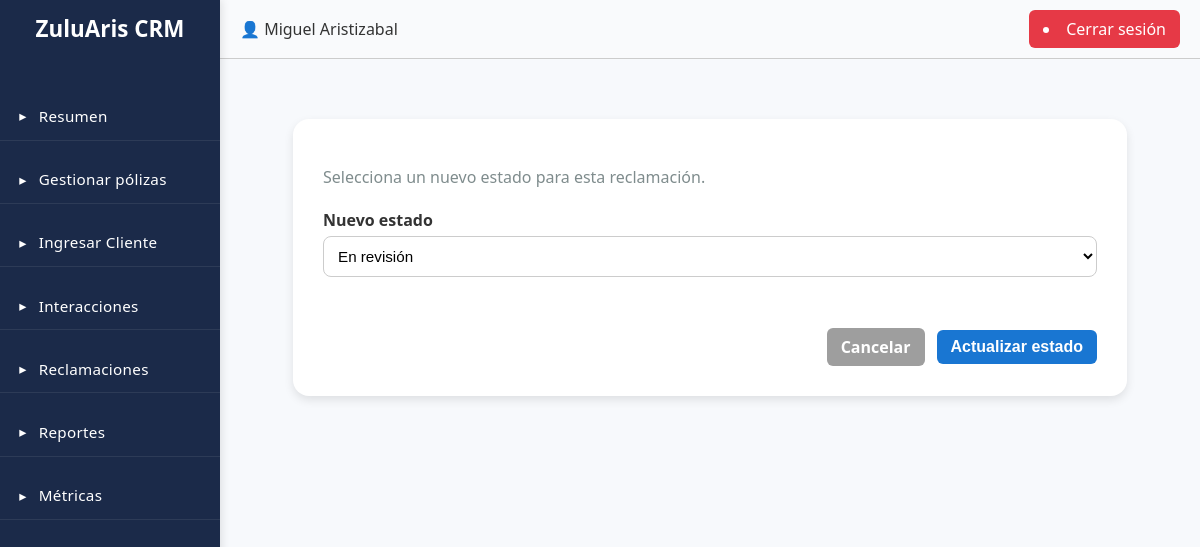
The page /reclamaciones/8/estado/ (signed in) on the database as committed earlier.
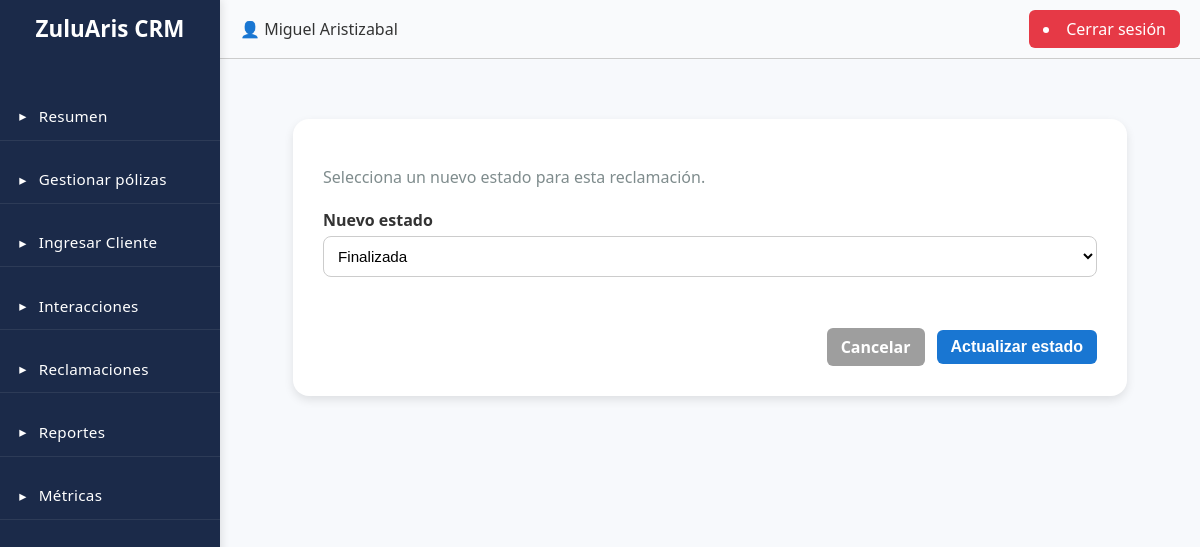
The same page on the database as committed later.
### CRM/models.py (models this page shows)
class Reclamaciones(models.Model):
    id = models.AutoField(primary_key=True)
    dni_asesor = models.ForeignKey(Usuarios, on_delete=models.CASCADE)
    dni_cliente = models.ForeignKey(Clientes, on_delete=models.CASCADE)
    poliza = models.ForeignKey(Polizas, on_delete=models.SET_NULL, null=True, db_column="id_poliza")
    fecha = models.DateField(auto_now_add=True)
    fecha_actualizacion = models.DateTimeField(auto_now=True)
    descripcion = models.TextField(blank=True, null=True)
    id_estado = models.ForeignKey(Estado, on_delete=models.CASCADE, db_column="id_estado", related_name="reclamacion_estado")
    class Meta:
        db_table = "reclamaciones"

class Estado(models.Model):
    id = models.AutoField(primary_key=True)
    descripcion = models.CharField(max_length=50, unique=True)
    class Meta:
        db_table = "estados"

### CRM/views.py (the view, shortened to what this page needs)
# urls.py: path("reclamaciones/<int:reclamacion_id>/estado/", CRM.views.cambiar_estado_reclamacion, name="cambiar_estado_reclamacion"),
def cambiar_estado_reclamacion(request, reclamacion_id):
    if not request.user.is_authenticated:
        messages.error(request, "Debes iniciar sesión para realizar esta acción.")
        return redirect("/login")
    asesor = get_object_or_404(Usuarios, user=request.user)
    reclamacion = get_object_or_404(
        Reclamaciones,
        id=reclamacion_id,
        dni_asesor__empresa=asesor.empresa
    )
    estados = Estado.objects.all()
    return render(request, "cambiar_estado_reclamacion.html", {
        "reclamacion": reclamacion,
        "estados": estados,
        "titulo": "Actualizar estado de la reclamación",
        "descripcion": "Selecciona un nuevo estado para esta reclamación."
    })

### CRM/templates/cambiar_estado_reclamacion.html (shortened to what this page needs)
{% extends 'layout_form_base.html' %}
{% load static %}
{% block form_content %}
<form method="POST" class="panel-formulario">
    <div class="form-group">
        <label for="estado">Nuevo estado</label>
        <select name="estado" id="estado" required>
            {% for estado in estados %}
                <option value="{{ estado.id }}" {% if estado.id == reclamacion.id_estado.id %}selected{% endif %}>
                    {{ estado.descripcion }}
                </option>
            {% endfor %}
        </select>
    </div>
    <div class="acciones-formulario">
        <a href="{% url 'detalle_reclamacion' reclamacion.id %}" class="btn-cancelar">Cancelar</a>
        <button type="submit" class="btn-guardar">Actualizar estado</button>
    </div>
</form>
{% endblock %}

Rows that differ between the two databases and show on the page:
changed Reclamaciones: estado "En revisión" → "Finalizada"
